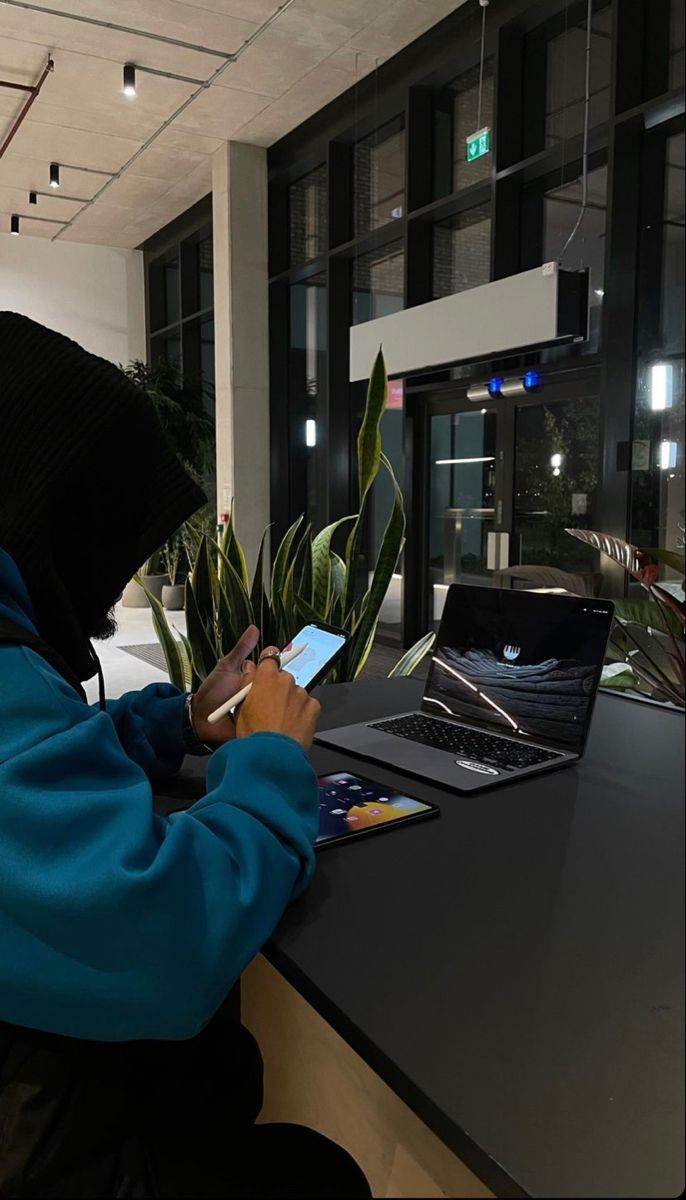
#> input picture accounts/makebrainrotvideos/posts/5-ugly-content-strategy/sourced/slide1.jpg, 686 x 1200 px
$ python process_images.py
#> lines starting #> are read from the running program, lines starting #| are printed output that depends on the picture
"""
Render all 7 slides for: The "Ugly" Content Strategy

Format: tyronetrains-style — numbered header + explanation paragraph
Rendering: athlete-stories circular outline technique

Design source: accounts/makebrainrotvideos/design.md (Locked)
"""

from pathlib import Path

from PIL import Image, ImageDraw, ImageEnhance, ImageFont

# --- Canvas ---
TARGET_W = 1080
TARGET_H = 1920
TARGET_RATIO = TARGET_W / TARGET_H

# --- Text config ---
HEADER_SIZE = 40
BODY_SIZE = 30
HOOK_SIZE = 38
CTA_LABEL_SIZE = 34
CTA_URL_SIZE = 44
OUTLINE_WIDTH = 3
LINE_SPACING = 16
HEADER_BODY_GAP = 30
MARGIN_X = 140

# --- Sourced images ---
SOURCED_DIR = Path(__file__).parent / "sourced"
IMAGE_MAP = {
    1: "slide1.jpg",
    2: "slide2.jpg",
    3: "slide3.jpg",
    4: "slide4.jpg",
    5: "slide5.jpg",
    6: "slide6.jpg",
    7: "slide7.jpg",
}

# --- Slide definitions with manual line breaks ---
SLIDES = [
    {
        "id": 1,
        "role": "hook",
        "header": None,
        "body": "Stop trying to make\nyour videos look perfect.",
        "overlay_pct": 0.65,
    },
    {
        "id": 2,
        "role": "step",
        "header": "1. Polish Kills Reach",
        "body": "Hyper-edited, flashy videos actually\nget swiped away because\nthey instantly look like ads.",
        "overlay_pct": 0.75,
    },
    {
        "id": 3,
        "role": "step",
        "header": "2. Go \"Ugly\"",
        "body": "Raw, native-looking content performs better.\nIt feels organic and builds\nimmediate trust with the viewer.",
        "overlay_pct": 0.75,
    },
    {
        "id": 4,
        "role": "step",
        "header": "3. Focus on the Hook",
        "body": "Nobody cares about your transitions.\nIf your hook is weak, they will\nscroll past your masterpiece.",
        "overlay_pct": 0.75,
    },
    {
        "id": 5,
        "role": "step",
        "header": "4. Fast > Perfect",
        "body": "The goal isn't to win an Oscar.\nThe goal is to test as many ideas as\npossible as fast as possible.",
        "overlay_pct": 0.75,
    },
    {
        "id": 6,
        "role": "step",
        "header": "5. The 10-Minute Rule",
        "body": "If a video takes you more than\n10 minutes to make, your workflow\nis broken. Automate it.",
        "overlay_pct": 0.75,
    },
    {
        "id": 7,
        "role": "cta",
        "header": None,
        "body": "The tool I use to generate\nnative-looking videos in 30 seconds:",
        "cta_url": "MakeBrainrotVideos.com",
        "overlay_pct": 0.50,
    },
]


def load_font(size: int, bold: bool = True) -> ImageFont.FreeTypeFont:
    if bold:
        candidates = [
            "/System/Library/Fonts/Supplemental/Arial Bold.ttf",
            "arialbd.ttf",
            "/usr/share/fonts/truetype/liberation/LiberationSans-Bold.ttf",
        ]
    else:
        candidates = [
            "/System/Library/Fonts/Supplemental/Arial.ttf",
            "arial.ttf",
            "/usr/share/fonts/truetype/liberation/LiberationSans-Regular.ttf",
        ]
    for path in candidates:
        try:
            return ImageFont.truetype(path, size)
        except OSError:
            continue
    # Fallback: try bold even for regular
    for path in [
        "/System/Library/Fonts/Supplemental/Arial Bold.ttf",
        "/System/Library/Fonts/Helvetica.ttc",
    ]:
        try:
            return ImageFont.truetype(path, size)
        except OSError:
            continue
    return ImageFont.load_default()


def normalize_to_9_16(img: Image.Image) -> Image.Image:
    """Center-crop and resize to 1080x1920."""
    w, h = img.size
    current_ratio = w / h

    if current_ratio > TARGET_RATIO:
        new_w = int(h * TARGET_RATIO)
        left = (w - new_w) // 2
        img = img.crop((left, 0, left + new_w, h))
    elif current_ratio < TARGET_RATIO:
        new_h = int(w / TARGET_RATIO)
        if new_h <= h:
            top = (h - new_h) // 2
            img = img.crop((0, top, w, top + new_h))

    return img.resize((TARGET_W, TARGET_H), Image.LANCZOS)


def apply_treatment(img: Image.Image) -> Image.Image:
    """Contrast boost + slight desaturation per image.md."""
    img = ImageEnhance.Contrast(img).enhance(1.12)
    img = ImageEnhance.Color(img).enhance(0.85)
    return img


def apply_dark_overlay(img: Image.Image, opacity: float) -> Image.Image:
    overlay = Image.new("RGB", (TARGET_W, TARGET_H), (0, 0, 0))
    return Image.blend(img, overlay, opacity)


def make_dark_bg() -> Image.Image:
    """Solid dark background for CTA slide (fallback)."""
    img = Image.new("RGB", (TARGET_W, TARGET_H))
    draw = ImageDraw.Draw(img)
    for y in range(TARGET_H):
        ratio = y / TARGET_H
        v = int(5 + 10 * ratio)
        draw.line([(0, y), (TARGET_W, y)], fill=(v, v, int(v * 1.5)))
    return img


def draw_text_block(
    draw: ImageDraw.ImageDraw,
    text: str,
    font: ImageFont.FreeTypeFont,
    start_y: int,
) -> int:
    """Draw centered text with circular outline. Returns y after last line."""
    lines = text.split("\n")

    current_y = start_y
    for line in lines:
        bbox = font.getbbox(line)
        line_w = bbox[2] - bbox[0]
        line_h = bbox[3] - bbox[1]
        x = (TARGET_W - line_w) // 2

        # Clamp to margin
        if x < MARGIN_X:
            x = MARGIN_X

        # Circular outline
        for dx in range(-OUTLINE_WIDTH, OUTLINE_WIDTH + 1):
            for dy in range(-OUTLINE_WIDTH, OUTLINE_WIDTH + 1):
                if dx * dx + dy * dy <= OUTLINE_WIDTH * OUTLINE_WIDTH:
                    draw.text(
                        (x + dx, current_y + dy), line, font=font, fill="black"
                    )

        # White text on top
        draw.text((x, current_y), line, font=font, fill="white")
        current_y += line_h + LINE_SPACING

    return current_y


def calc_text_height(text: str, font: ImageFont.FreeTypeFont) -> int:
    """Calculate total height of a text block."""
    lines = text.split("\n")
    total = 0
    for line in lines:
        bbox = font.getbbox(line)
        total += bbox[3] - bbox[1] + LINE_SPACING
    return total - LINE_SPACING


def render_slide(slide: dict) -> Image.Image:
    # Background
    photo_file = IMAGE_MAP.get(slide["id"])
    if photo_file:
        photo_path = SOURCED_DIR / photo_file
        if photo_path.exists():
            img = Image.open(photo_path).convert("RGB")
            img = normalize_to_9_16(img)
            img = apply_treatment(img)
            img = apply_dark_overlay(img, slide["overlay_pct"])
        else:
            img = make_dark_bg()
    else:
        img = make_dark_bg()

    draw = ImageDraw.Draw(img)
    role = slide["role"]

    if role == "hook":
        font = load_font(HOOK_SIZE, bold=True)
        text_h = calc_text_height(slide["body"], font)
        start_y = (TARGET_H - text_h) // 2
        draw_text_block(draw, slide["body"], font, start_y)

    elif role == "step":
        header_font = load_font(HEADER_SIZE, bold=True)
        body_font = load_font(BODY_SIZE, bold=False)

        header_h = calc_text_height(slide["header"], header_font)
        body_h = calc_text_height(slide["body"], body_font)
        total_h = header_h + HEADER_BODY_GAP + body_h

        # Center the full text block vertically
        start_y = (TARGET_H - total_h) // 2

        y = draw_text_block(draw, slide["header"], header_font, start_y)
        y += HEADER_BODY_GAP - LINE_SPACING
        draw_text_block(draw, slide["body"], body_font, y)

    elif role == "cta":
        label_font = load_font(CTA_LABEL_SIZE, bold=False)
        url_font = load_font(CTA_URL_SIZE, bold=True)

        label_h = calc_text_height(slide["body"], label_font)
        url_h = calc_text_height(slide["cta_url"], url_font)
        total_h = label_h + 40 + url_h
        start_y = (TARGET_H - total_h) // 2

        y = draw_text_block(draw, slide["body"], label_font, start_y)
        y += 40 - LINE_SPACING
        draw_text_block(draw, slide["cta_url"], url_font, y)

    return img


def main() -> None:
    out_dir = Path(__file__).parent / "processed"
    out_dir.mkdir(exist_ok=True)

    for slide in SLIDES:
        img = render_slide(slide)
#> in render_slide, img is the input picture: PIL image 686x1200 RGB; mean R, G, B 51.7, 54.2, 50.1
#> in normalize_to_9_16, `img = img.crop((left, 0, left + new_w, h))`:
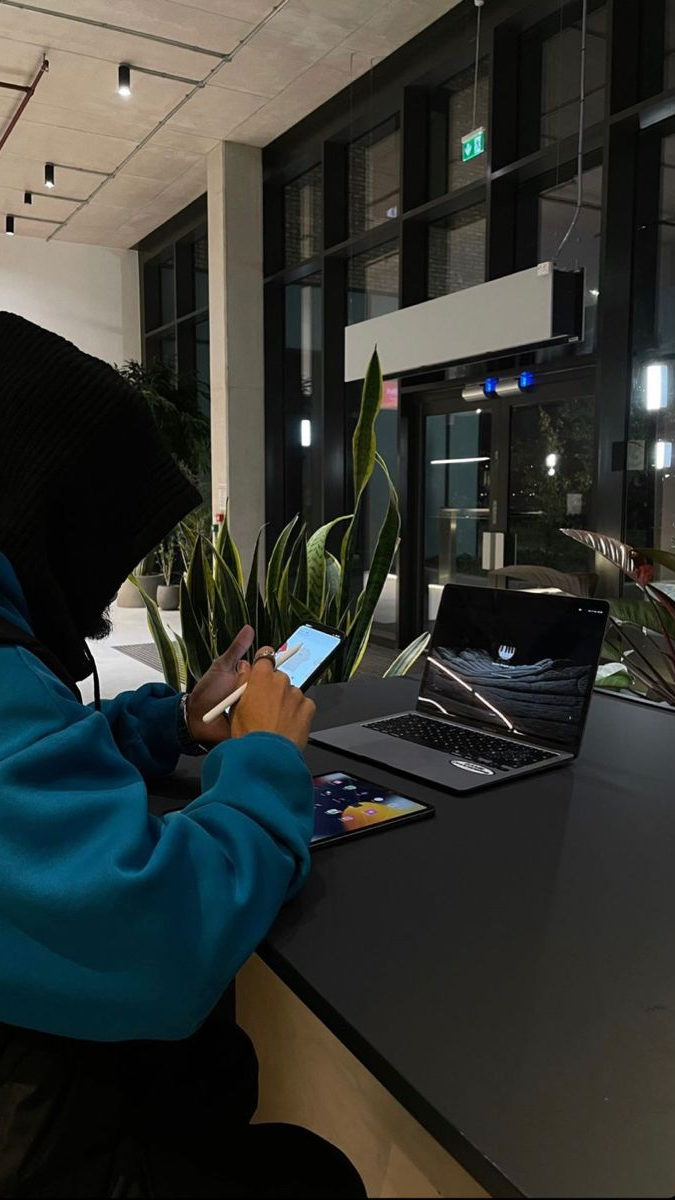
#> img: PIL image 675x1200 RGB; mean R, G, B 51.8, 54.1, 50
#> in apply_dark_overlay, `overlay = Image.new("RGB", (TARGET_W, TARGET_H), (0, 0, 0))`: overlay: PIL image 1080x1920 RGB; every value is 0
#> in apply_dark_overlay, `return Image.blend(img, overlay, opacity)`:
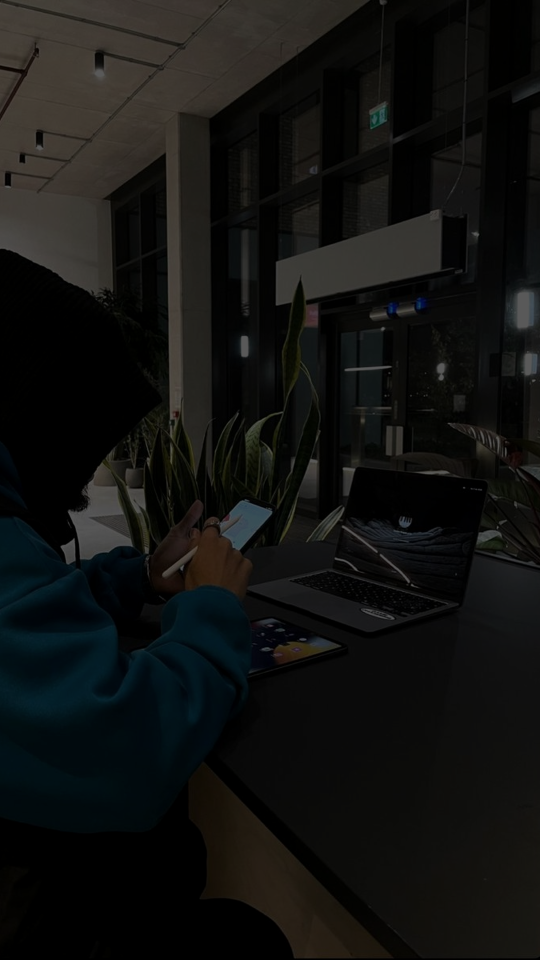
#> returned value: PIL image 1080x1920 RGB (shown at 1/2 size); mean R, G, B 17.7, 18.3, 17
        out_path = out_dir / f"slide_{slide['id']:02d}.png"
        img.save(out_path, "PNG")
        print(f"Saved: {out_path}")
#| Saved: accounts/makebrainrotvideos/posts/5-ugly-content-strategy/processed/slide_01.png
#> pass 2 of the loop in main, `for slide in SLIDES:`:
#> photo_file = 'slide2.jpg'
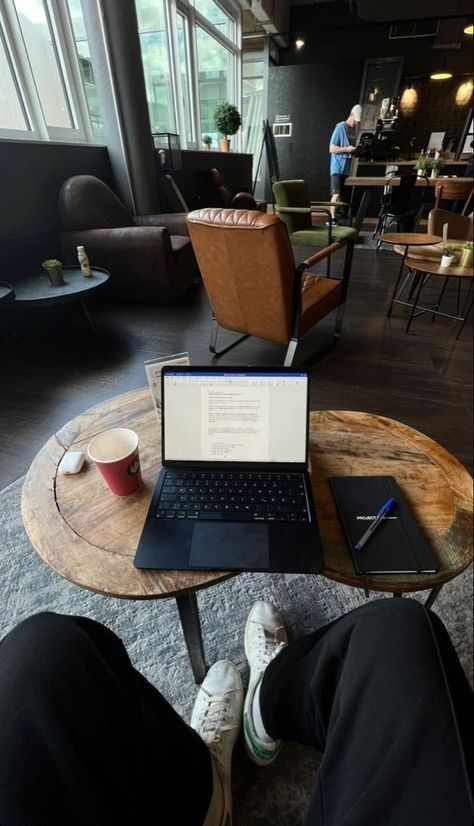
#> input picture accounts/makebrainrotvideos/posts/5-ugly-content-strategy/sourced/slide2.jpg, 474 x 826 px
#> in render_slide, img is the input picture: PIL image 474x826 RGB; mean R, G, B 70.7, 69.6, 65.2
#> in normalize_to_9_16 (call 2), `img = img.crop((left, 0, left + new_w, h))`:
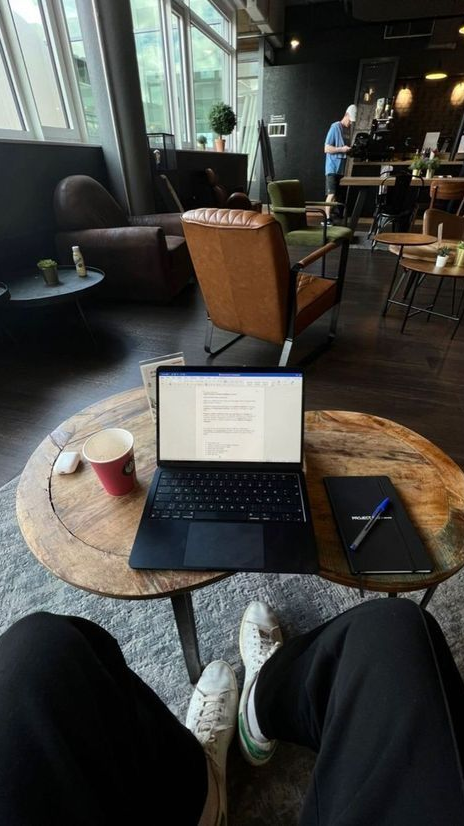
#> img: PIL image 464x826 RGB; mean R, G, B 70.7, 69.6, 65.3
#> in apply_dark_overlay (call 2), `return Image.blend(img, overlay, opacity)`:
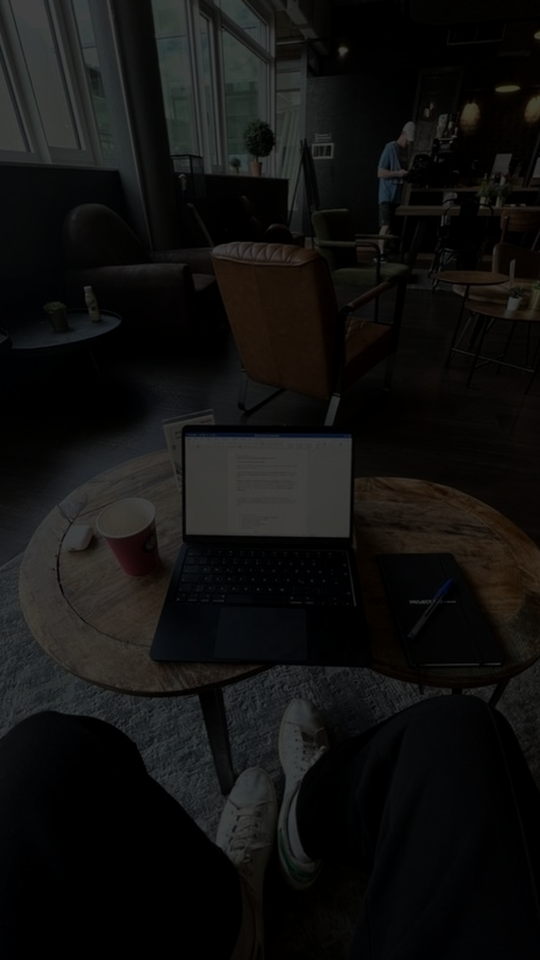
#> returned value: PIL image 1080x1920 RGB (shown at 1/2 size); mean R, G, B 17.3, 17, 16
#> role = 'step'
#> header_h = 30
#> body_h = 119
#> total_h = 179
#> start_y = 870
#> the loop in draw_text_block (call 2), `for line in lines:` made 1 pass
#> current_y on pass 1: 916
#> in render_slide (call 2), `y = draw_text_block(draw, slide["header"], header_font, start_y)`: y = 916
#> in render_slide (call 2), `y += HEADER_BODY_GAP - LINE_SPACING`: y = 930
#| Saved: accounts/makebrainrotvideos/posts/5-ugly-content-strategy/processed/slide_02.png
#> pass 3 of the loop in main, `for slide in SLIDES:`:
#> photo_file = 'slide3.jpg'
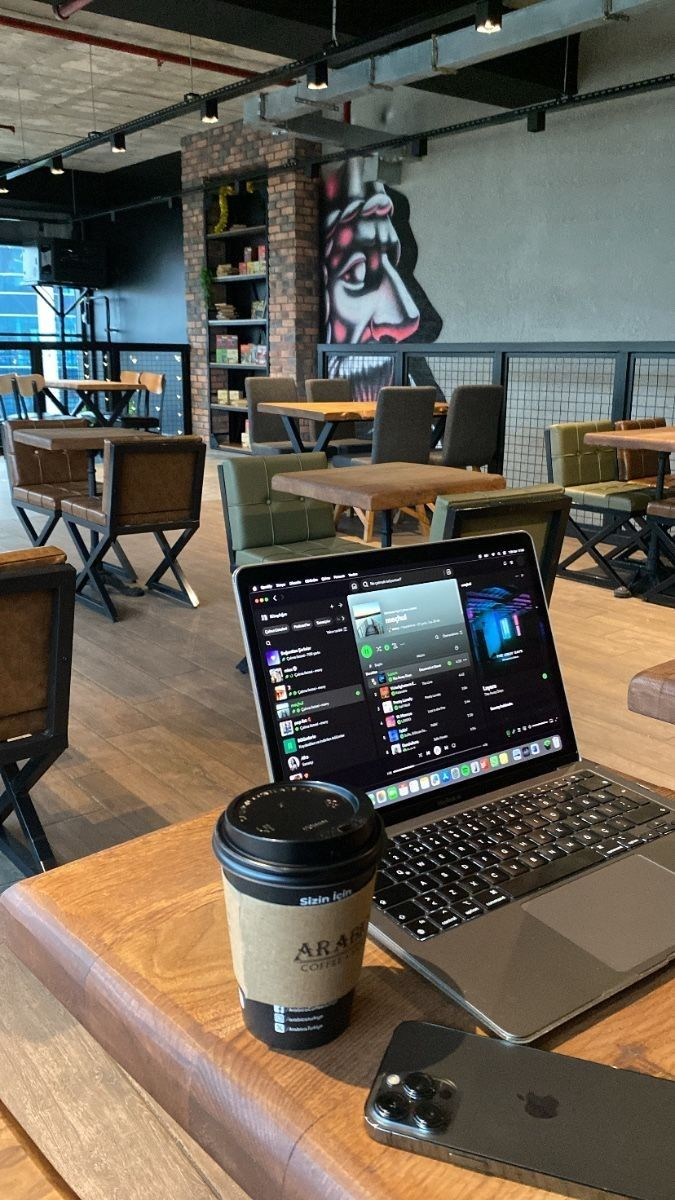
#> input picture accounts/makebrainrotvideos/posts/5-ugly-content-strategy/sourced/slide3.jpg, 675 x 1200 px
#> in render_slide, img is the input picture: PIL image 675x1200 RGB; mean R, G, B 103.1, 96, 84.3
#> in apply_dark_overlay (call 3), `return Image.blend(img, overlay, opacity)`:
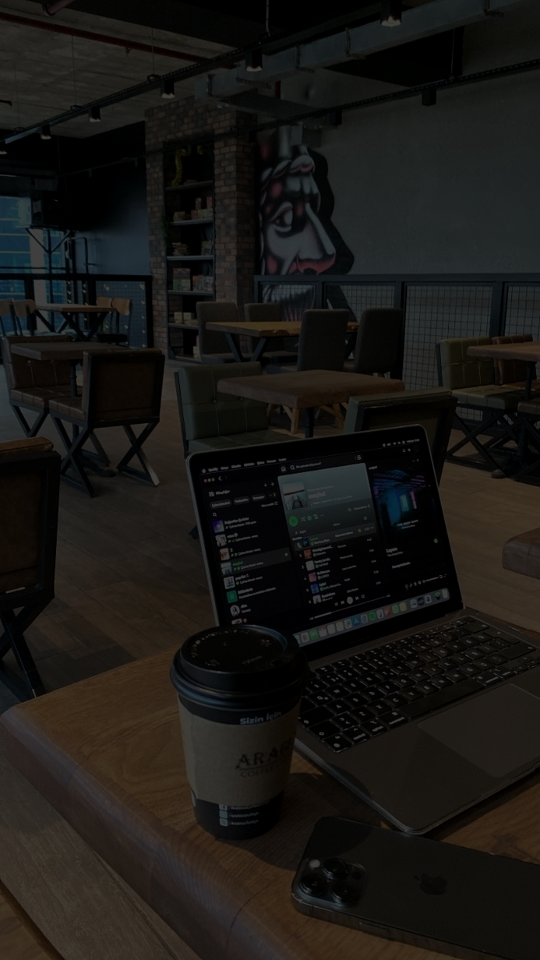
#> returned value: PIL image 1080x1920 RGB (shown at 1/2 size); mean R, G, B 25.2, 23.5, 20.7
#> header_h = 38
#> body_h = 113
#> total_h = 181
#> start_y = 869
#> in render_slide (call 3), `y = draw_text_block(draw, slide["header"], header_font, start_y)`: y = 923
#> in render_slide (call 3), `y += HEADER_BODY_GAP - LINE_SPACING`: y = 937
#| Saved: accounts/makebrainrotvideos/posts/5-ugly-content-strategy/processed/slide_03.png
#> the loop made 7 passes; the first 3 are shown

    print(f"\nDone. {len(SLIDES)} slides rendered to {out_dir}")


if __name__ == "__main__":
    main()
